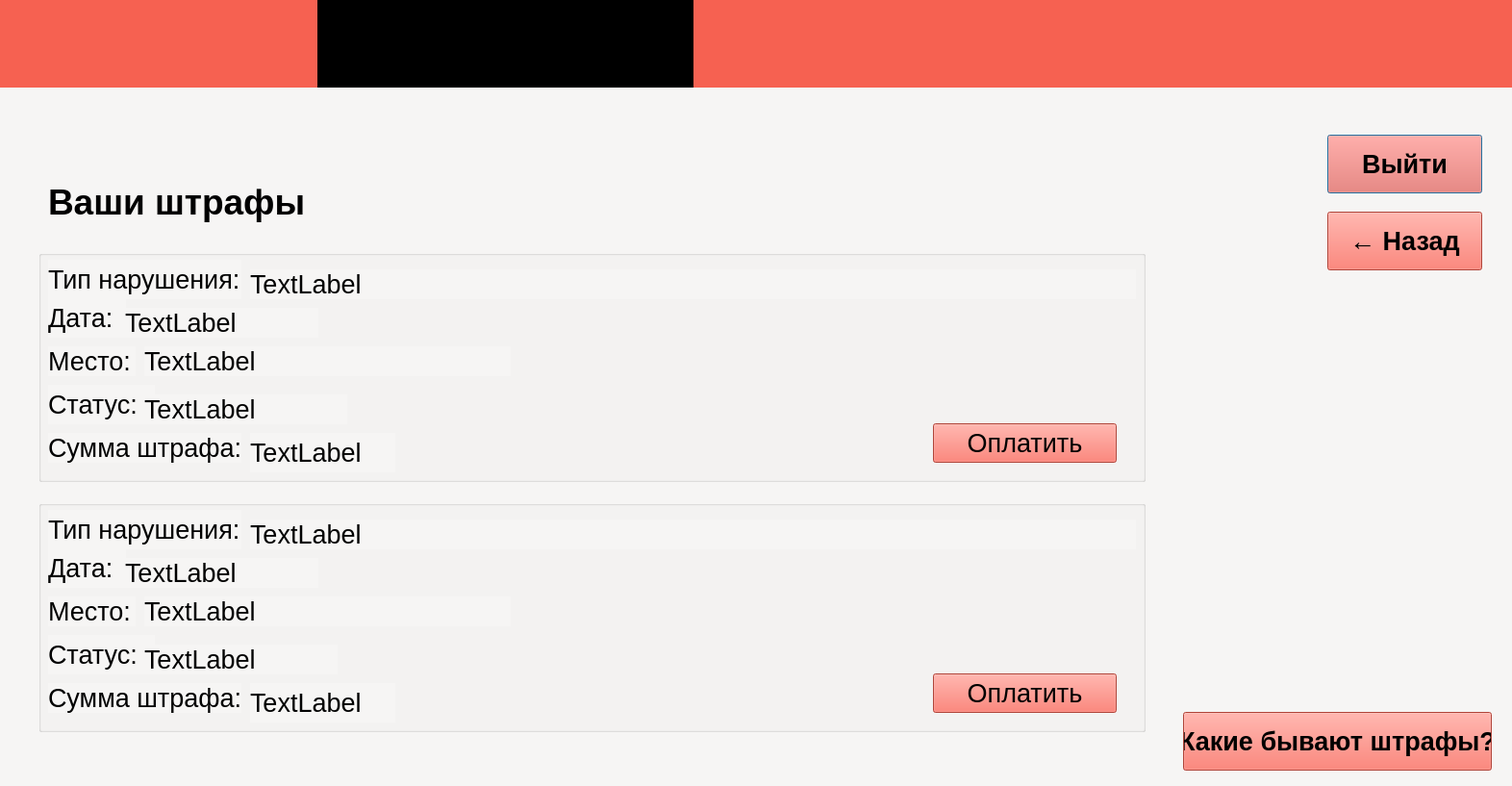
<?xml version="1.0" encoding="UTF-8"?>
<ui version="4.0">
 <class>violations</class>
 <widget class="QDialog" name="violations">
  <property name="geometry">
   <rect>
    <x>0</x>
    <y>0</y>
    <width>1572</width>
    <height>817</height>
   </rect>
  </property>
  <property name="windowTitle">
   <string>Dialog</string>
  </property>
  <property name="styleSheet">
   <string notr="true">background-color: rgb(246, 245, 244);</string>
  </property>
  <widget class="QWidget" name="widget" native="true">
   <property name="geometry">
    <rect>
     <x>0</x>
     <y>0</y>
     <width>1641</width>
     <height>91</height>
    </rect>
   </property>
   <property name="styleSheet">
    <string notr="true">background-color: rgb(246, 97, 81);</string>
   </property>
   <widget class="QWidget" name="widget_2" native="true">
    <property name="geometry">
     <rect>
      <x>330</x>
      <y>0</y>
      <width>391</width>
      <height>111</height>
     </rect>
    </property>
    <property name="styleSheet">
     <string notr="true">background-color: rgb(0, 0, 0);</string>
    </property>
   </widget>
  </widget>
  <widget class="QPushButton" name="returnToMain">
   <property name="geometry">
    <rect>
     <x>1380</x>
     <y>140</y>
     <width>161</width>
     <height>61</height>
    </rect>
   </property>
   <property name="font">
    <font>
     <pointsize>20</pointsize>
     <bold>true</bold>
    </font>
   </property>
   <property name="styleSheet">
    <string notr="true">color: rgb(0, 0, 0);
background-color: rgb(246, 97, 81);</string>
   </property>
   <property name="text">
    <string>Выйти</string>
   </property>
  </widget>
  <widget class="QPushButton" name="back">
   <property name="geometry">
    <rect>
     <x>1380</x>
     <y>220</y>
     <width>161</width>
     <height>61</height>
    </rect>
   </property>
   <property name="font">
    <font>
     <pointsize>20</pointsize>
     <bold>true</bold>
    </font>
   </property>
   <property name="styleSheet">
    <string notr="true">color: rgb(0, 0, 0);
background-color: rgb(246, 97, 81);</string>
   </property>
   <property name="text">
    <string>← Назад</string>
   </property>
  </widget>
  <widget class="QGroupBox" name="groupBox">
   <property name="geometry">
    <rect>
     <x>40</x>
     <y>260</y>
     <width>1151</width>
     <height>241</height>
    </rect>
   </property>
   <property name="title">
    <string/>
   </property>
   <widget class="QLabel" name="label_2">
    <property name="geometry">
     <rect>
      <x>10</x>
      <y>10</y>
      <width>201</width>
      <height>41</height>
     </rect>
    </property>
    <property name="styleSheet">
     <string notr="true">color: rgb(0, 0, 0);</string>
    </property>
    <property name="text">
     <string>&lt;html&gt;&lt;head/&gt;&lt;body&gt;&lt;p&gt;&lt;span style=&quot; font-size:20pt;&quot;&gt;Тип нарушения:&lt;/span&gt;&lt;/p&gt;&lt;/body&gt;&lt;/html&gt;</string>
    </property>
   </widget>
   <widget class="QLabel" name="violationLabel">
    <property name="geometry">
     <rect>
      <x>220</x>
      <y>20</y>
      <width>921</width>
      <height>31</height>
     </rect>
    </property>
    <property name="text">
     <string>&lt;html&gt;&lt;head/&gt;&lt;body&gt;&lt;p&gt;&lt;span style=&quot; font-size:20pt;&quot;&gt;TextLabel&lt;/span&gt;&lt;/p&gt;&lt;/body&gt;&lt;/html&gt;</string>
    </property>
   </widget>
   <widget class="QLabel" name="label_3">
    <property name="geometry">
     <rect>
      <x>10</x>
      <y>50</y>
      <width>81</width>
      <height>41</height>
     </rect>
    </property>
    <property name="styleSheet">
     <string notr="true">color: rgb(0, 0, 0);</string>
    </property>
    <property name="text">
     <string>&lt;html&gt;&lt;head/&gt;&lt;body&gt;&lt;p&gt;&lt;span style=&quot; font-size:20pt;&quot;&gt;Дата:&lt;/span&gt;&lt;/p&gt;&lt;/body&gt;&lt;/html&gt;</string>
    </property>
   </widget>
   <widget class="QLabel" name="dateLabel">
    <property name="geometry">
     <rect>
      <x>90</x>
      <y>60</y>
      <width>201</width>
      <height>31</height>
     </rect>
    </property>
    <property name="text">
     <string>&lt;html&gt;&lt;head/&gt;&lt;body&gt;&lt;p&gt;&lt;span style=&quot; font-size:20pt;&quot;&gt;TextLabel&lt;/span&gt;&lt;/p&gt;&lt;/body&gt;&lt;/html&gt;</string>
    </property>
   </widget>
   <widget class="QLabel" name="label_4">
    <property name="geometry">
     <rect>
      <x>10</x>
      <y>100</y>
      <width>91</width>
      <height>31</height>
     </rect>
    </property>
    <property name="styleSheet">
     <string notr="true">color: rgb(0, 0, 0);</string>
    </property>
    <property name="text">
     <string>&lt;html&gt;&lt;head/&gt;&lt;body&gt;&lt;p&gt;&lt;span style=&quot; font-size:20pt;&quot;&gt;Место:&lt;/span&gt;&lt;/p&gt;&lt;/body&gt;&lt;/html&gt;</string>
    </property>
   </widget>
   <widget class="QLabel" name="locationLabel">
    <property name="geometry">
     <rect>
      <x>110</x>
      <y>100</y>
      <width>381</width>
      <height>31</height>
     </rect>
    </property>
    <property name="text">
     <string>&lt;html&gt;&lt;head/&gt;&lt;body&gt;&lt;p&gt;&lt;span style=&quot; font-size:20pt;&quot;&gt;TextLabel&lt;/span&gt;&lt;/p&gt;&lt;/body&gt;&lt;/html&gt;</string>
    </property>
   </widget>
   <widget class="QLabel" name="label_5">
    <property name="geometry">
     <rect>
      <x>10</x>
      <y>140</y>
      <width>111</width>
      <height>41</height>
     </rect>
    </property>
    <property name="styleSheet">
     <string notr="true">color: rgb(0, 0, 0);</string>
    </property>
    <property name="text">
     <string>&lt;html&gt;&lt;head/&gt;&lt;body&gt;&lt;p&gt;&lt;span style=&quot; font-size:20pt;&quot;&gt;Статус:&lt;/span&gt;&lt;/p&gt;&lt;/body&gt;&lt;/html&gt;</string>
    </property>
   </widget>
   <widget class="QLabel" name="statusLabel">
    <property name="geometry">
     <rect>
      <x>110</x>
      <y>150</y>
      <width>211</width>
      <height>31</height>
     </rect>
    </property>
    <property name="text">
     <string>&lt;html&gt;&lt;head/&gt;&lt;body&gt;&lt;p&gt;&lt;span style=&quot; font-size:20pt;&quot;&gt;TextLabel&lt;/span&gt;&lt;/p&gt;&lt;/body&gt;&lt;/html&gt;</string>
    </property>
   </widget>
   <widget class="QLabel" name="label_6">
    <property name="geometry">
     <rect>
      <x>10</x>
      <y>190</y>
      <width>201</width>
      <height>31</height>
     </rect>
    </property>
    <property name="styleSheet">
     <string notr="true">color: rgb(0, 0, 0);</string>
    </property>
    <property name="text">
     <string>&lt;html&gt;&lt;head/&gt;&lt;body&gt;&lt;p&gt;&lt;span style=&quot; font-size:20pt;&quot;&gt;Сумма штрафа:&lt;/span&gt;&lt;/p&gt;&lt;/body&gt;&lt;/html&gt;</string>
    </property>
   </widget>
   <widget class="QLabel" name="amountLabel">
    <property name="geometry">
     <rect>
      <x>220</x>
      <y>190</y>
      <width>151</width>
      <height>41</height>
     </rect>
    </property>
    <property name="text">
     <string>&lt;html&gt;&lt;head/&gt;&lt;body&gt;&lt;p&gt;&lt;span style=&quot; font-size:20pt;&quot;&gt;TextLabel&lt;/span&gt;&lt;/p&gt;&lt;/body&gt;&lt;/html&gt;</string>
    </property>
   </widget>
   <widget class="QPushButton" name="changeStatus1">
    <property name="geometry">
     <rect>
      <x>930</x>
      <y>180</y>
      <width>191</width>
      <height>41</height>
     </rect>
    </property>
    <property name="font">
     <font>
      <pointsize>20</pointsize>
      <bold>false</bold>
     </font>
    </property>
    <property name="styleSheet">
     <string notr="true">color: rgb(0, 0, 0);
background-color: rgb(246, 97, 81);</string>
    </property>
    <property name="text">
     <string>Оплатить</string>
    </property>
   </widget>
  </widget>
  <widget class="QLabel" name="label">
   <property name="geometry">
    <rect>
     <x>50</x>
     <y>180</y>
     <width>301</width>
     <height>61</height>
    </rect>
   </property>
   <property name="styleSheet">
    <string notr="true">color: rgb(0, 0, 0);</string>
   </property>
   <property name="text">
    <string>&lt;html&gt;&lt;head/&gt;&lt;body&gt;&lt;p&gt;&lt;span style=&quot; font-size:28pt; font-weight:700;&quot;&gt;Ваши штрафы&lt;/span&gt;&lt;/p&gt;&lt;/body&gt;&lt;/html&gt;</string>
   </property>
  </widget>
  <widget class="QGroupBox" name="groupBox_2">
   <property name="geometry">
    <rect>
     <x>40</x>
     <y>520</y>
     <width>1151</width>
     <height>241</height>
    </rect>
   </property>
   <property name="title">
    <string/>
   </property>
   <widget class="QLabel" name="label_7">
    <property name="geometry">
     <rect>
      <x>10</x>
      <y>10</y>
      <width>201</width>
      <height>41</height>
     </rect>
    </property>
    <property name="styleSheet">
     <string notr="true">color: rgb(0, 0, 0);</string>
    </property>
    <property name="text">
     <string>&lt;html&gt;&lt;head/&gt;&lt;body&gt;&lt;p&gt;&lt;span style=&quot; font-size:20pt;&quot;&gt;Тип нарушения:&lt;/span&gt;&lt;/p&gt;&lt;/body&gt;&lt;/html&gt;</string>
    </property>
   </widget>
   <widget class="QLabel" name="violationLabel_2">
    <property name="geometry">
     <rect>
      <x>220</x>
      <y>20</y>
      <width>921</width>
      <height>31</height>
     </rect>
    </property>
    <property name="text">
     <string>&lt;html&gt;&lt;head/&gt;&lt;body&gt;&lt;p&gt;&lt;span style=&quot; font-size:20pt;&quot;&gt;TextLabel&lt;/span&gt;&lt;/p&gt;&lt;/body&gt;&lt;/html&gt;</string>
    </property>
   </widget>
   <widget class="QLabel" name="label_8">
    <property name="geometry">
     <rect>
      <x>10</x>
      <y>50</y>
      <width>81</width>
      <height>41</height>
     </rect>
    </property>
    <property name="styleSheet">
     <string notr="true">color: rgb(0, 0, 0);</string>
    </property>
    <property name="text">
     <string>&lt;html&gt;&lt;head/&gt;&lt;body&gt;&lt;p&gt;&lt;span style=&quot; font-size:20pt;&quot;&gt;Дата:&lt;/span&gt;&lt;/p&gt;&lt;/body&gt;&lt;/html&gt;</string>
    </property>
   </widget>
   <widget class="QLabel" name="dateLabel_2">
    <property name="geometry">
     <rect>
      <x>90</x>
      <y>60</y>
      <width>201</width>
      <height>31</height>
     </rect>
    </property>
    <property name="text">
     <string>&lt;html&gt;&lt;head/&gt;&lt;body&gt;&lt;p&gt;&lt;span style=&quot; font-size:20pt;&quot;&gt;TextLabel&lt;/span&gt;&lt;/p&gt;&lt;/body&gt;&lt;/html&gt;</string>
    </property>
   </widget>
   <widget class="QLabel" name="label_9">
    <property name="geometry">
     <rect>
      <x>10</x>
      <y>100</y>
      <width>91</width>
      <height>31</height>
     </rect>
    </property>
    <property name="styleSheet">
     <string notr="true">color: rgb(0, 0, 0);</string>
    </property>
    <property name="text">
     <string>&lt;html&gt;&lt;head/&gt;&lt;body&gt;&lt;p&gt;&lt;span style=&quot; font-size:20pt;&quot;&gt;Место:&lt;/span&gt;&lt;/p&gt;&lt;/body&gt;&lt;/html&gt;</string>
    </property>
   </widget>
   <widget class="QLabel" name="locationLabel_2">
    <property name="geometry">
     <rect>
      <x>110</x>
      <y>100</y>
      <width>381</width>
      <height>31</height>
     </rect>
    </property>
    <property name="text">
     <string>&lt;html&gt;&lt;head/&gt;&lt;body&gt;&lt;p&gt;&lt;span style=&quot; font-size:20pt;&quot;&gt;TextLabel&lt;/span&gt;&lt;/p&gt;&lt;/body&gt;&lt;/html&gt;</string>
    </property>
   </widget>
   <widget class="QLabel" name="label_10">
    <property name="geometry">
     <rect>
      <x>10</x>
      <y>140</y>
      <width>111</width>
      <height>41</height>
     </rect>
    </property>
    <property name="styleSheet">
     <string notr="true">color: rgb(0, 0, 0);</string>
    </property>
    <property name="text">
     <string>&lt;html&gt;&lt;head/&gt;&lt;body&gt;&lt;p&gt;&lt;span style=&quot; font-size:20pt;&quot;&gt;Статус:&lt;/span&gt;&lt;/p&gt;&lt;/body&gt;&lt;/html&gt;</string>
    </property>
   </widget>
   <widget class="QLabel" name="statusLabel_2">
    <property name="geometry">
     <rect>
      <x>110</x>
      <y>150</y>
      <width>201</width>
      <height>31</height>
     </rect>
    </property>
    <property name="text">
     <string>&lt;html&gt;&lt;head/&gt;&lt;body&gt;&lt;p&gt;&lt;span style=&quot; font-size:20pt;&quot;&gt;TextLabel&lt;/span&gt;&lt;/p&gt;&lt;/body&gt;&lt;/html&gt;</string>
    </property>
   </widget>
   <widget class="QLabel" name="label_11">
    <property name="geometry">
     <rect>
      <x>10</x>
      <y>190</y>
      <width>201</width>
      <height>31</height>
     </rect>
    </property>
    <property name="styleSheet">
     <string notr="true">color: rgb(0, 0, 0);</string>
    </property>
    <property name="text">
     <string>&lt;html&gt;&lt;head/&gt;&lt;body&gt;&lt;p&gt;&lt;span style=&quot; font-size:20pt;&quot;&gt;Сумма штрафа:&lt;/span&gt;&lt;/p&gt;&lt;/body&gt;&lt;/html&gt;</string>
    </property>
   </widget>
   <widget class="QLabel" name="amountLabel_2">
    <property name="geometry">
     <rect>
      <x>220</x>
      <y>190</y>
      <width>151</width>
      <height>41</height>
     </rect>
    </property>
    <property name="text">
     <string>&lt;html&gt;&lt;head/&gt;&lt;body&gt;&lt;p&gt;&lt;span style=&quot; font-size:20pt;&quot;&gt;TextLabel&lt;/span&gt;&lt;/p&gt;&lt;/body&gt;&lt;/html&gt;</string>
    </property>
   </widget>
   <widget class="QPushButton" name="changeStatus2">
    <property name="geometry">
     <rect>
      <x>930</x>
      <y>180</y>
      <width>191</width>
      <height>41</height>
     </rect>
    </property>
    <property name="font">
     <font>
      <pointsize>20</pointsize>
      <bold>false</bold>
     </font>
    </property>
    <property name="styleSheet">
     <string notr="true">color: rgb(0, 0, 0);
background-color: rgb(246, 97, 81);</string>
    </property>
    <property name="text">
     <string>Оплатить</string>
    </property>
   </widget>
  </widget>
  <widget class="QPushButton" name="infoViolation">
   <property name="geometry">
    <rect>
     <x>1230</x>
     <y>740</y>
     <width>321</width>
     <height>61</height>
    </rect>
   </property>
   <property name="font">
    <font>
     <pointsize>20</pointsize>
     <bold>true</bold>
    </font>
   </property>
   <property name="styleSheet">
    <string notr="true">color: rgb(0, 0, 0);
background-color: rgb(246, 97, 81);</string>
   </property>
   <property name="text">
    <string>Какие бывают штрафы?</string>
   </property>
  </widget>
 </widget>
 <resources/>
 <connections/>
</ui>
